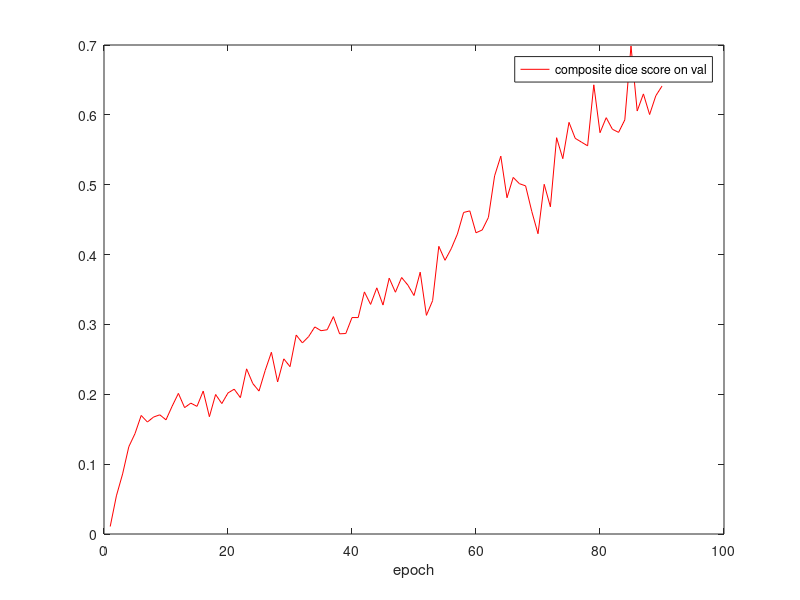

Write the MATLAB code that produced this figure.
epoch = 1:90;
train_loss = [0.51539, 0.19882, 0.12011, 0.11993, 0.10020, 0.09187, 0.09715, 0.08659, 0.08803, 0.07701, ...
        0.07360, 0.07404, 0.06974, 0.06872, 0.06549, 0.06321, 0.06410, 0.06238, 0.05882, 0.05875, 0.05635, ...
        0.05271, 0.05009, 0.05315, 0.05218, 0.04687, 0.04582, 0.04629, 0.04431, 0.04342, 0.04385, ...
        0.04164, 0.04544, 0.04161, 0.03883, 0.03757, 0.03648, 0.03568, 0.03610, 0.03556, 0.03612, 0.03392, ...
        0.03401, 0.03417, 0.03429, 0.03219, 0.03347, 0.03190, 0.02949, 0.03177, 0.03023, 0.03362, 0.03320, ...
        0.03022, 0.02806, 0.02713, 0.02724, 0.02701, 0.02660, 0.02673, 0.02632, 0.02640, 0.02470, 0.02426, ...
        0.02561, 0.02555, 0.02409, 0.02504, 0.02552, 0.02646, 0.02545, 0.02398, 0.02409, 0.02293, 0.02343, ...
        0.02279, 0.02194, 0.02214, 0.02153, 0.02230, 0.02125, 0.02101, 0.02167, 0.02125, 0.01982, 0.02097, ...
        0.02043, 0.02108, 0.02073, 0.01987];
val_score = [0.01074,0.05463,0.08598,0.12492,0.14373,0.16971,0.16029,0.16746,0.17061,0.16344,0.18312,0.2013,0.1809, ...
        0.18735,0.1827,0.20463,0.16791,0.19971,0.18672,0.20193,0.2073,0.19521,0.23643,0.21537,0.20463,0.23418, ...
        0.26016,0.21762,0.25074,0.23955,0.28479,0.27357,0.28254,0.29643,0.29103,0.29238,0.31119,0.28656,0.28701, ...
        0.30984,0.30984,0.34656,0.32865,0.35238,0.32775,0.36627,0.34611,0.36717,0.35643,0.34137,0.37479,0.31299, ...
        0.33402,0.41178,0.3918,0.40836,0.42939,0.46029,0.46254,0.43119,0.43521,0.45312,0.5127,0.5409,0.48135,...
        0.51045,0.50148,0.49836,0.46164,0.42984,0.50061,0.46836,0.5673,0.5373,0.58926,0.56643,0.56103,0.55566,...
        0.64299,0.57447,0.59598,0.57939,0.57492,0.59283,0.69852,0.60552,0.63000,0.60045,0.6273,0.64119];
figure(2)
plot(epoch, train_loss, 'b');
legend('training loss');
figure(2)
plot(epoch, val_score, 'r')
legend('composite dice score on val');
xlabel('epoch');
xlabel('epoch');
